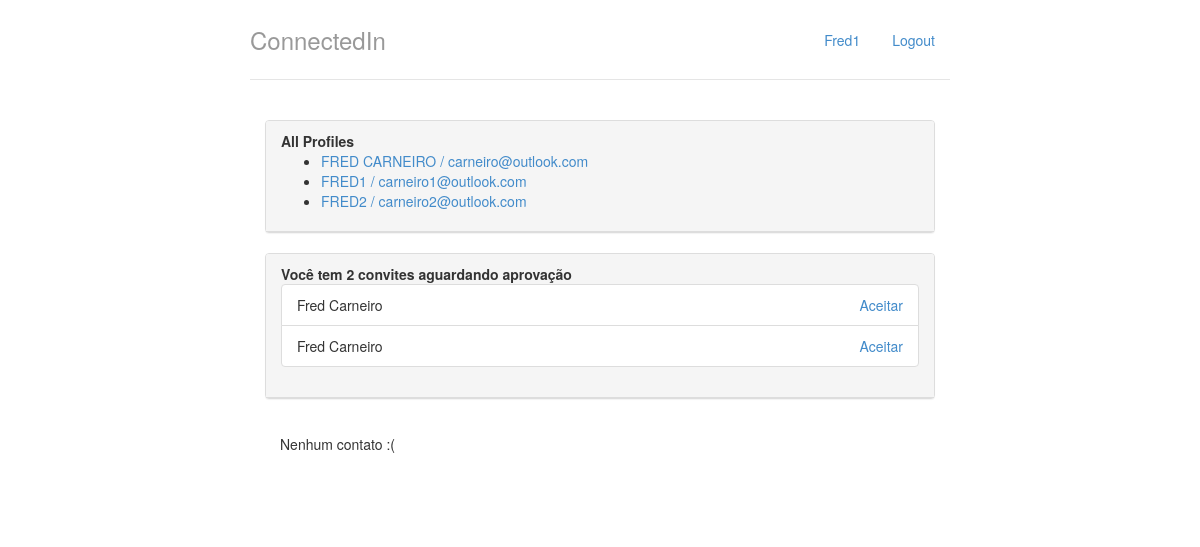
Before: / with the older database file.
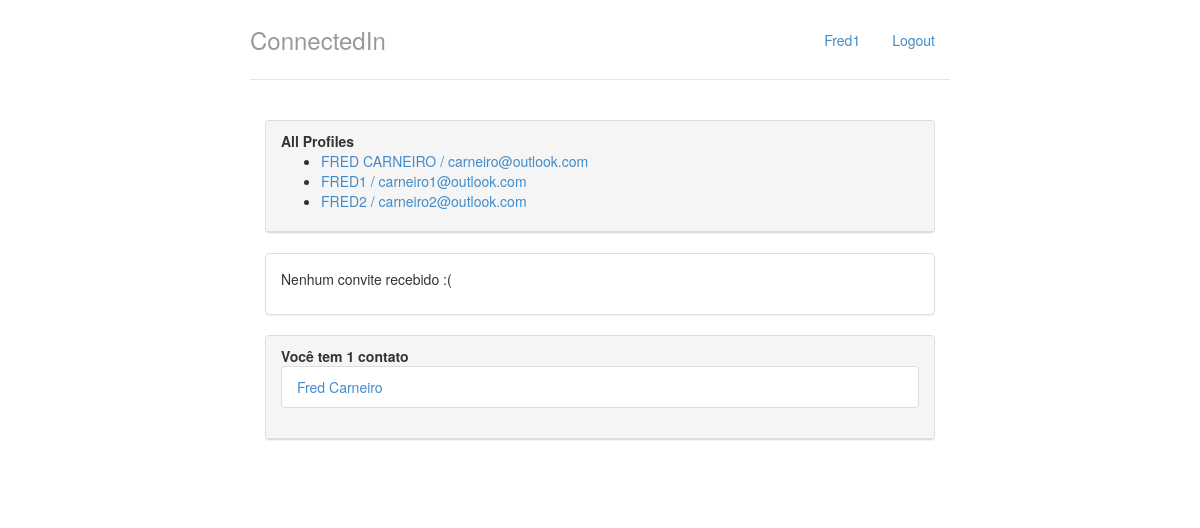
After: the same page with the newer database file.
### profiles/models.py (models this page shows, shortened)
class Profile(models.Model):
	name = models.CharField(max_length=255, null=False)
	email = models.CharField(max_length=255, null=False)
	telephone = models.CharField(max_length=15, null=False)
	company_name= models.CharField(max_length=255, null=False)
	contacts = models.ManyToManyField('self')

class Invite(models.Model):
	applicant = models.ForeignKey(Profile, related_name='made_invitations')
	invited = models.ForeignKey(Profile, related_name='received_invitations')

### profiles/views.py (the view)
# urls.py: url(r'^$', views.index, name='index'),
def index(request):
	return render(request, 'index.html', {'profiles': Profile.objects.all(), "logged_profile": get_logged_profile(request)})

### profiles/views.py (called while the page is built)
def get_logged_profile(request):
	return Profile.objects.get(id=2)

### profiles/templates/index.html
{% extends "base.html" %}
{% block body %}
<div class="col-lg-12">
	<div class="panel panel-default">
		<div class="panel-heading">
			<strong>All Profiles</strong>
			{% if profiles %}
				<ul>
					{% for profile in profiles %}
						<li>
							<a href="{% url 'show' profile.id %}">{{profile.name|upper}} / {{profile.email}}</a>
						</li>
					{% endfor %}
				</ul>
			{% else %}
				<p>No profile found</p>
			{% endif %}
		</div>
	</div>
	<div class="panel panel-default">
		{% with total_de_convites=logged_profile.received_invitations.count %}
			{% if total_de_convites %}
				<div class="panel-heading">
					<strong>Você tem {{total_de_convites}} convite{{ total_de_convites |pluralize}} aguardando aprovação</strong>
					<ul class="list-group">
						{% for invite in logged_profile.received_invitations.all %}
							<li class="list-group-item">
								{{ invite.applicant.name }}
								<a href="{% url 'accept_invitation' invite.id %}" class="pull-right">Aceitar</a>
							</li>
						{% endfor %}
					</ul>
				</div>
			{% else %}
				<div class="panel-body">
					<p>Nenhum convite recebido :(</p>
				</div>
			{% endif %}
		{% endwith %}
	</div>
	{% with total_de_contatos=logged_profile.contacts.count %}
		{% if total_de_contatos %}
			<div class="panel panel-default">
				<div class="panel-heading">
					<strong>Você tem {{total_de_contatos}} contato{{ total_de_contatos |pluralize}}</strong>
					<ul class="list-group">
						{% for contact in logged_profile.contacts.all %}
							<li class="list-group-item"><a href="{% url 'show' contact.id %}">{{ contact.name }}</a></li>
						{% endfor %}
					</ul>
				</div>
			</div>
		{% else %}
			<div class="panel-body">
				<p>Nenhum contato :(</p>
			</div>
		{% endif %}
	{% endwith %}
</div>
{% endblock%}

### profiles/templates/base.html (shortened to what this page needs)
{% load staticfiles %}
<!DOCTYPE html>
<html lang='pt-br'>
<head>
	<link rel="stylesheet" type="text/css" href="{% static "styles/bootstrap.css" %}">
	<link rel="stylesheet" type="text/css" href="{% static "styles/main.css" %}">
</head>
<body>
<div class="container">
	<div class="header">
		<ul class="nav nav-pills pull-right">
			<li><a href="{% url 'index' %}">{{ logged_profile.name }}</a></li>
			<li><a href="/logout/">Logout</a></li>
		</ul>
		<h3 class="text-muted">ConnectedIn</h3>
	</div>
	<div class="row content">
		{% block body %}
		{% endblock %}
	</div>
</div>
</body>
</html>

Changed rows visible on the page:
removed Invite: applicant.name "Fred Carneiro"
removed Invite: applicant.name "Fred Carneiro"
now on one of the page's lists (row unchanged): Profile: name "Fred Carneiro"
Other visible differences:
{{ total_de_contatos }}: (not shown) → "1"
{{ total_de_convites }}: "2" → (not shown)
text no longer shown: "convite aguardando aprovação Nenhum contato :("
text now shown: "Nenhum convite recebido :( contato"
